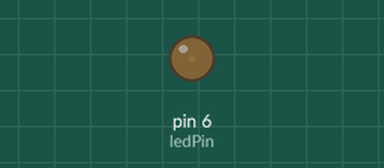
Bench run of a sketch on a simulated Arduino Uno, built with avr-gcc and run on an emulated ATmega328P. Parts: output pins drawn as LEDs (lit = HIGH).

Above: at 0.05 s.
At 1.3 s:
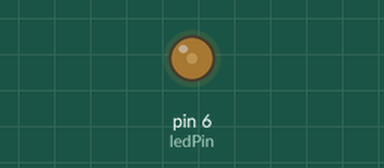
At 2.55 s:
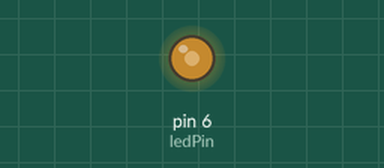
At 5.1 s:
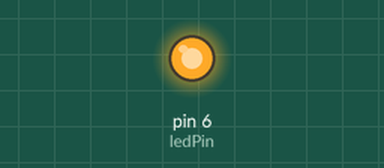
Timing chart, 0 to 6.7 s (numbered marks = the images above):
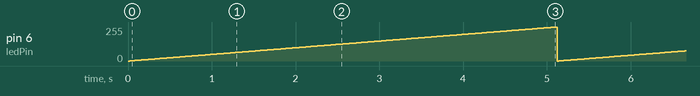

The sketch:

PWM.ino
```cpp
int ledPin = 6;
int value =0;

void setup(){
}

void loop(){
for (value=0; value<=255; value++)
{
  analogWrite(ledPin, value);
  delay(20);
}

}
```

Measured:
- by itself, pin 6 (ledPin): ramps from 0/255 to 255/255 and jumps back, once every 5.1 s
